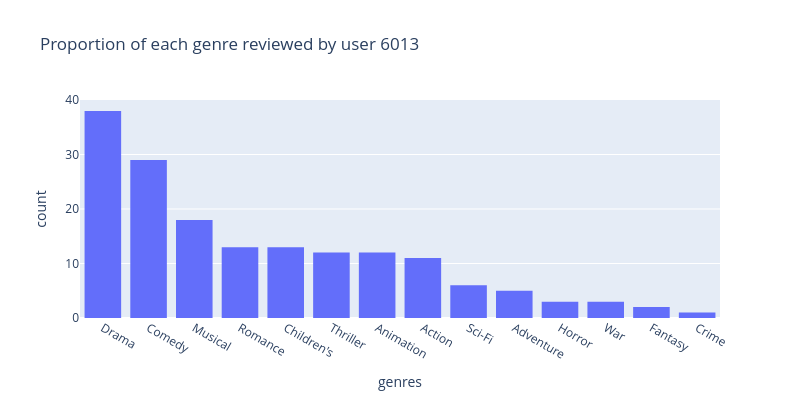
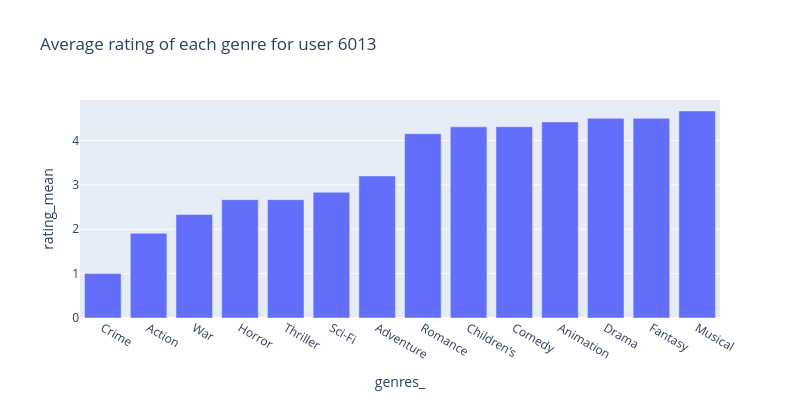
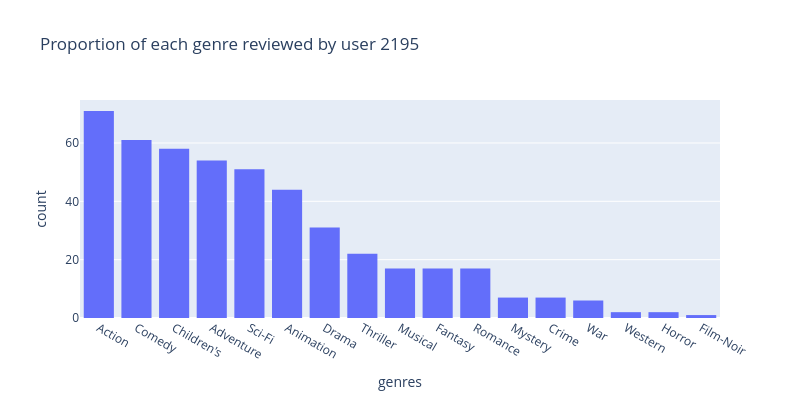
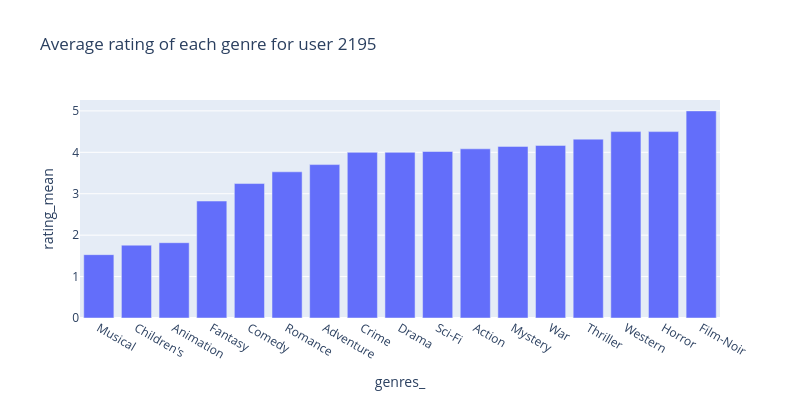

These figures' notebook cell, in order:
### Code cell
for user_id in user_ids:
    NMF_model.understand_user_profile(user_id, rating_dist=False, wc=False)
    rec = NMF_model.user_top_N(user_id)
    print(f"Recommendations for user {user_id}")
    display(NMF_model.get_recommend_dataframe(rec))

### Figure 1 — Plotly figure (JSON) as saved in the notebook; plotly's stock layout.template omitted (floating-point values rounded to 4 significant figures; data arrays with more than 128 entries replaced by an {"elided": "..."} marker saying what was removed)
{"data": [{"bingroup": "x", "hovertemplate": "genres=%{x}<br>count=%{y}<extra></extra>", "legendgroup": "", "marker": {"color": "#636efa", "pattern": {"shape": ""}}, "name": "", "orientation": "v", "showlegend": false, "type": "histogram", "x": {"elided": "166 str values"}, "xaxis": "x", "yaxis": "y"}], "layout": {"barmode": "relative", "height": 400, "legend": {"tracegroupgap": 0}, "title": {"text": "Proportion of each genre reviewed by user 6013"}, "width": 800, "xaxis": {"anchor": "y", "categoryorder": "total descending", "domain": [0, 1], "title": {"text": "genres"}}, "yaxis": {"anchor": "x", "domain": [0, 1], "title": {"text": "count"}}}}

### Figure 2 — Plotly figure (JSON) as saved in the notebook; plotly's stock layout.template omitted (floating-point values rounded to 4 significant figures)
{"data": [{"hovertemplate": "genres_=%{x}<br>rating_mean=%{y}<extra></extra>", "legendgroup": "", "marker": {"color": "#636efa", "pattern": {"shape": ""}}, "name": "", "orientation": "v", "showlegend": false, "textposition": "auto", "type": "bar", "x": ["Crime", "Action", "War", "Horror", "Thriller", "Sci-Fi", "Adventure", "Romance", "Children's", "Comedy", "Animation", "Drama", "Fantasy", "Musical"], "xaxis": "x", "y": [1.0, 1.909, 2.333, 2.667, 2.667, 2.833, 3.2, 4.154, 4.308, 4.31, 4.417, 4.5, 4.5, 4.667], "yaxis": "y"}], "layout": {"barmode": "relative", "height": 400, "legend": {"tracegroupgap": 0}, "title": {"text": "Average rating of each genre for user 6013"}, "width": 800, "xaxis": {"anchor": "y", "domain": [0, 1], "title": {"text": "genres_"}}, "yaxis": {"anchor": "x", "domain": [0, 1], "title": {"text": "rating_mean"}}}}

### Figure 3 — Plotly figure (JSON) as saved in the notebook; plotly's stock layout.template omitted (floating-point values rounded to 4 significant figures; data arrays with more than 128 entries replaced by an {"elided": "..."} marker saying what was removed)
{"data": [{"bingroup": "x", "hovertemplate": "genres=%{x}<br>count=%{y}<extra></extra>", "legendgroup": "", "marker": {"color": "#636efa", "pattern": {"shape": ""}}, "name": "", "orientation": "v", "showlegend": false, "type": "histogram", "x": {"elided": "468 str values"}, "xaxis": "x", "yaxis": "y"}], "layout": {"barmode": "relative", "height": 400, "legend": {"tracegroupgap": 0}, "title": {"text": "Proportion of each genre reviewed by user 2195"}, "width": 800, "xaxis": {"anchor": "y", "categoryorder": "total descending", "domain": [0, 1], "title": {"text": "genres"}}, "yaxis": {"anchor": "x", "domain": [0, 1], "title": {"text": "count"}}}}

### Figure 4 — Plotly figure (JSON) as saved in the notebook; plotly's stock layout.template omitted (floating-point values rounded to 4 significant figures)
{"data": [{"hovertemplate": "genres_=%{x}<br>rating_mean=%{y}<extra></extra>", "legendgroup": "", "marker": {"color": "#636efa", "pattern": {"shape": ""}}, "name": "", "orientation": "v", "showlegend": false, "textposition": "auto", "type": "bar", "x": ["Musical", "Children's", "Animation", "Fantasy", "Comedy", "Romance", "Adventure", "Crime", "Drama", "Sci-Fi", "Action", "Mystery", "War", "Thriller", "Western", "Horror", "Film-Noir"], "xaxis": "x", "y": [1.529, 1.759, 1.818, 2.824, 3.246, 3.529, 3.704, 4.0, 4.0, 4.02, 4.085, 4.143, 4.167, 4.318, 4.5, 4.5, 5.0], "yaxis": "y"}], "layout": {"barmode": "relative", "height": 400, "legend": {"tracegroupgap": 0}, "title": {"text": "Average rating of each genre for user 2195"}, "width": 800, "xaxis": {"anchor": "y", "domain": [0, 1], "title": {"text": "genres_"}}, "yaxis": {"anchor": "x", "domain": [0, 1], "title": {"text": "rating_mean"}}}}
